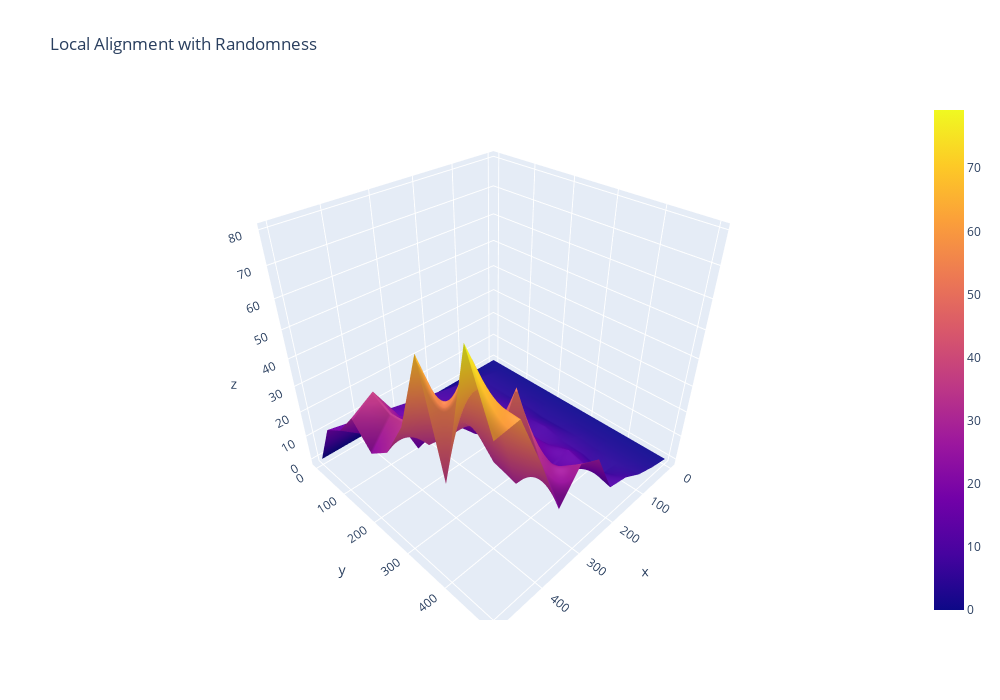

The notebook cell this image was saved under:
### Markdown cell above
Como é possível observar, os picos de tempo de execução não estão presentes nos 3 gráficos ao mesmo tempo. Isso é um indicativo de que possívelmente não é um problema de código em si. Uma possibilidade é que isso seja um problema com o tempo limite do uso da thread alocada para o processo, ou seja, o tempo de uso da thread acaba durante a execução do programa e este é então alocado a outra thread, consequentemente aumentando o tempo de execução.

### Code cell
fig = go.Figure(go.Surface(
    x = x,
    y = y,
    z = resultados["random"]))
fig.update_layout(
    title={
        'text': "Local Alignment with Randomness"},
        width=1000,
        height=700
)

fig.show()

### Figure 1 — Plotly figure (JSON) as saved in the notebook; plotly's stock layout.template omitted (floating-point values rounded to 4 significant figures)
{"data": [{"type": "surface", "x": [0, 50, 100, 150, 200, 250, 300, 350, 400, 450, 500], "y": [0, 50, 100, 150, 200, 250, 300, 350, 400, 450, 500], "z": [[0, 0, 0, 0, 0, 0, 0, 0, 0, 0, 0], [0, 1.848, 3.569, 5.319, 7.024, 8.796, 10.5, 12.34, 13.98, 15.73, 17.53], [0, 1.839, 3.567, 6.276, 8.332, 10.93, 12.45, 15.56, 15.99, 15.83, 22.3], [0, 1.839, 3.673, 7.548, 10.91, 11.78, 12.85, 16.57, 23.22, 36.79, 31.78], [0, 1.833, 4.341, 8.108, 11.39, 15.83, 14.23, 17.64, 15.2, 33.74, 23.8], [0, 1.847, 3.586, 8.378, 13.91, 10.94, 15.98, 29.67, 38.07, 34.45, 29.51], [0, 1.837, 4.028, 9.106, 10.41, 23.79, 20.27, 42.15, 30.89, 32.27, 43.37], [0, 1.84, 4.614, 7.687, 11.69, 19.86, 29.42, 29.46, 39.87, 45.22, 68.99], [0, 1.847, 4.151, 7.485, 14.56, 12.95, 23.88, 51.27, 31.68, 67.94, 35.48], [0, 1.862, 4.049, 5.302, 12.69, 17.79, 24.48, 33.84, 29.64, 60.5, 79.22], [0, 1.844, 4.394, 8.81, 10.56, 27.13, 30.96, 20.31, 41.54, 60.35, 59.37]]}], "layout": {"height": 700, "title": {"text": "Local Alignment with Randomness"}, "width": 1000}}
